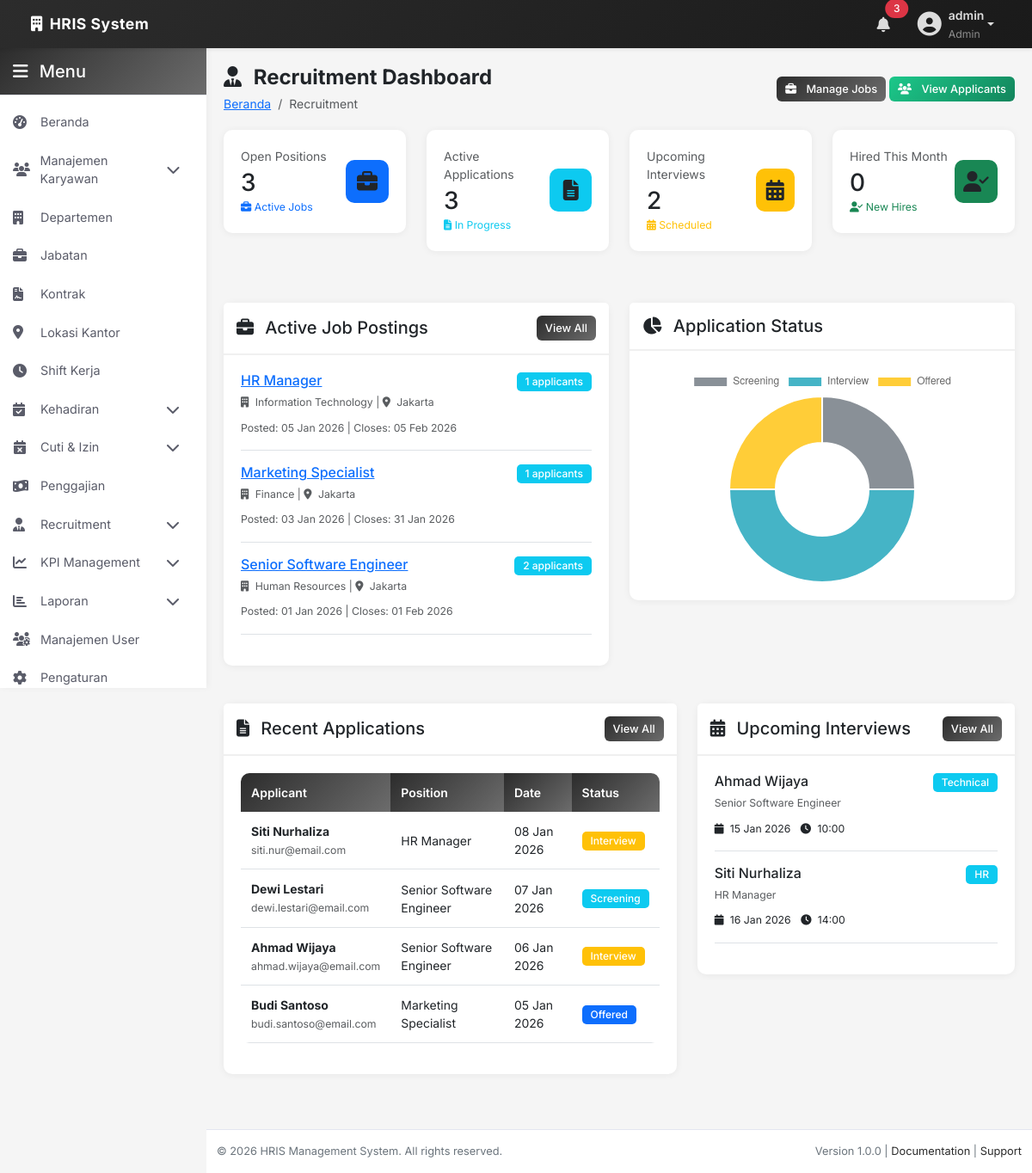
Page /admin/recruitment/dashboard.php (signed in) on the committed database.
### tables this page shows
CREATE TABLE `job_postings` (
  `id` int(11) NOT NULL,
  `job_title` varchar(200) NOT NULL,
  `department_id` int(11) DEFAULT NULL,
  `position_id` int(11) DEFAULT NULL,
  `job_description` text DEFAULT NULL,
  `requirements` text DEFAULT NULL,
  `responsibilities` text DEFAULT NULL,
  `salary_range` varchar(100) DEFAULT NULL,
  `employment_type` enum('Full-Time','Part-Time','Contract','Internship') DEFAULT 'Full-Time',
  `location` varchar(200) DEFAULT NULL,
  `vacancies` int(11) DEFAULT 1,
  `status` enum('Open','Closed','On Hold') DEFAULT 'Open',
  `posted_date` date DEFAULT NULL,
  `closing_date` date DEFAULT NULL,
  `posted_by` int(11) DEFAULT NULL,
  `created_at` timestamp NOT NULL DEFAULT current_timestamp(),
  `updated_at` timestamp NOT NULL DEFAULT current_timestamp() ON UPDATE current_timestamp()
);

CREATE TABLE `departments` (
  `id` int(11) NOT NULL,
  `department_name` varchar(100) NOT NULL,
  `department_code` varchar(20) NOT NULL,
  `description` text DEFAULT NULL,
  `created_at` timestamp NOT NULL DEFAULT current_timestamp(),
  `updated_at` timestamp NOT NULL DEFAULT current_timestamp() ON UPDATE current_timestamp()
);

CREATE TABLE `job_applications` (
  `id` int(11) NOT NULL,
  `job_id` int(11) NOT NULL,
  `applicant_id` int(11) NOT NULL,
  `application_date` date NOT NULL,
  `status` enum('Applied','Screening','Interview','Offered','Hired','Rejected') DEFAULT 'Applied',
  `notes` text DEFAULT NULL,
  `rating` int(11) DEFAULT 0 COMMENT 'Rating 1-5',
  `reviewed_by` int(11) DEFAULT NULL,
  `reviewed_at` timestamp NULL DEFAULT NULL,
  `created_at` timestamp NOT NULL DEFAULT current_timestamp(),
  `updated_at` timestamp NOT NULL DEFAULT current_timestamp() ON UPDATE current_timestamp()
);

CREATE TABLE `applicants` (
  `id` int(11) NOT NULL,
  `first_name` varchar(100) NOT NULL,
  `last_name` varchar(100) NOT NULL,
  `email` varchar(150) NOT NULL,
  `phone` varchar(20) DEFAULT NULL,
  `address` text DEFAULT NULL,
  `date_of_birth` date DEFAULT NULL,
  `education_level` varchar(100) DEFAULT NULL,
  `years_of_experience` int(11) DEFAULT 0,
  `current_company` varchar(200) DEFAULT NULL,
  `current_position` varchar(200) DEFAULT NULL,
  `expected_salary` decimal(15,2) DEFAULT NULL,
  `resume_file` varchar(255) DEFAULT NULL,
  `cover_letter` text DEFAULT NULL,
  `linkedin_url` varchar(255) DEFAULT NULL,
  `portfolio_url` varchar(255) DEFAULT NULL,
  `created_at` timestamp NOT NULL DEFAULT current_timestamp(),
  `updated_at` timestamp NOT NULL DEFAULT current_timestamp() ON UPDATE current_timestamp()
);

CREATE TABLE `interviews` (
  `id` int(11) NOT NULL,
  `application_id` int(11) NOT NULL,
  `interview_type` enum('Phone','Video','In-Person','Technical','HR') DEFAULT 'In-Person',
  `interview_date` date NOT NULL,
  `interview_time` time NOT NULL,
  `location` varchar(255) DEFAULT NULL,
  `meeting_link` varchar(255) DEFAULT NULL,
  `interviewer_name` varchar(200) DEFAULT NULL,
  `interviewer_id` int(11) DEFAULT NULL,
  `status` enum('Scheduled','Completed','Cancelled','Rescheduled') DEFAULT 'Scheduled',
  `feedback` text DEFAULT NULL,
  `rating` int(11) DEFAULT 0 COMMENT 'Rating 1-5',
  `notes` text DEFAULT NULL,
  `created_at` timestamp NOT NULL DEFAULT current_timestamp(),
  `updated_at` timestamp NOT NULL DEFAULT current_timestamp() ON UPDATE current_timestamp()
);

### admin/recruitment/dashboard.php (the view, shortened to what the rows shown need)
<?php
include __DIR__ . '/../includes/header.php';
include __DIR__ . '/../includes/sidebar.php';
try {
    $jobsStmt = $pdo->query("SELECT jp.*, d.department_name, p.position_name,
        (SELECT COUNT(*) FROM job_applications WHERE job_id = jp.id) as application_count
        FROM job_postings jp
        LEFT JOIN departments d ON jp.department_id = d.id
        LEFT JOIN positions p ON jp.position_id = p.id
        WHERE jp.status = 'Open'
        ORDER BY jp.posted_date DESC
        LIMIT 5");
    $activeJobs = $jobsStmt->fetchAll();
    $appsStmt = $pdo->query("SELECT ja.*, jp.job_title,
        CONCAT(a.first_name, ' ', a.last_name) as applicant_name,
        a.email, a.phone
        FROM job_applications ja
        LEFT JOIN job_postings jp ON ja.job_id = jp.id
        LEFT JOIN applicants a ON ja.applicant_id = a.id
        ORDER BY ja.application_date DESC
        LIMIT 10");
    $recentApps = $appsStmt->fetchAll();
    $interviewsStmt = $pdo->query("SELECT i.*,
        CONCAT(a.first_name, ' ', a.last_name) as applicant_name,
        jp.job_title
        FROM interviews i
        LEFT JOIN job_applications ja ON i.application_id = ja.id
        LEFT JOIN applicants a ON ja.applicant_id = a.id
        LEFT JOIN job_postings jp ON ja.job_id = jp.id
        WHERE i.status = 'Scheduled' AND i.interview_date >= CURDATE()
        ORDER BY i.interview_date, i.interview_time
        LIMIT 5");
    $upcomingInterviews = $interviewsStmt->fetchAll();
    $statusStmt = $pdo->query("SELECT status, COUNT(*) as count
        FROM job_applications
        GROUP BY status");
    $statusDist = $statusStmt->fetchAll();
} catch (PDOException $e) {
    error_log("Error fetching recruitment data: " . $e->getMessage());
    $stats = [];
    $activeJobs = [];
    $recentApps = [];
    $upcomingInterviews = [];
    $statusDist = [];
}
?>
<div class="page-header">
    <div class="row align-items-center">
        <div class="col-md-6">
            <h1><i class="fas fa-user-tie me-2"></i> Recruitment Dashboard</h1>
        </div>
    </div>
</div>
<div class="row">
    <div class="col-lg-6 mb-4">
        <div class="card fade-in">
            <div class="card-body">
                <?php if (empty($activeJobs)): ?>
                    <p class="text-muted text-center py-3">No active job postings</p>
                <?php else: ?>
                    <?php foreach ($activeJobs as $job): ?>
                        <div class="border-bottom pb-3 mb-3">
                            <div class="d-flex justify-content-between align-items-start">
                                <div>
                                    <h6 class="mb-1">
                                        <a href="/hrm/admin/recruitment/jobs/view.php?id=<?php echo $job['id']; ?>">
                                            <?php echo htmlspecialchars($job['job_title']); ?>
                                        </a>
                                    </h6>
                                    <small class="text-muted">
                                        <i class="fas fa-building me-1"></i> <?php echo htmlspecialchars($job['department_name'] ?? 'N/A'); ?> |
                                        <i class="fas fa-map-marker-alt me-1"></i> <?php echo htmlspecialchars($job['location']); ?>
                                    </small>
                                </div>
                                <span class="badge bg-info"><?php echo $job['application_count']; ?> applicants</span>
                            </div>
                            <div class="mt-2">
                                <small class="text-muted">
                                    Posted: <?php echo formatDate($job['posted_date']); ?> |
                                    Closes: <?php echo formatDate($job['closing_date']); ?>
                                </small>
                            </div>
                        </div>
                    <?php endforeach; ?>
                <?php endif; ?>
            </div>
        </div>
    </div>
</div>
<div class="row">
    <div class="col-lg-7 mb-4">
        <div class="card fade-in">
            <div class="card-body">
                <div class="table-responsive">
                    <table class="table table-hover table-sm">
                        <thead>
                            <tr>
                                <th>Applicant</th>
                                <th>Position</th>
                                <th>Date</th>
                                <th>Status</th>
                            </tr>
                        </thead>
                        <tbody>
                            <?php foreach ($recentApps as $app): ?>
                                <tr>
                                    <td>
                                        <strong><?php echo htmlspecialchars($app['applicant_name']); ?></strong><br>
                                        <small class="text-muted"><?php echo htmlspecialchars($app['email']); ?></small>
                                    </td>
                                    <td><?php echo htmlspecialchars($app['job_title']); ?></td>
                                    <td><?php echo formatDate($app['application_date']); ?></td>
                                    <td>
                                        <?php
                                        $statusClass = '';
                                        switch ($app['status']) {
                                            case 'Screening': $statusClass = 'bg-info'; break;
                                            case 'Interview': $statusClass = 'bg-warning'; break;
                                            case 'Offered': $statusClass = 'bg-primary'; break;
                                        }
                                        ?>
                                        <span class="badge <?php echo $statusClass; ?>"><?php echo $app['status']; ?></span>
                                    </td>
                                </tr>
                            <?php endforeach; ?>
                        </tbody>
                    </table>
                </div>
            </div>
        </div>
    </div>
    <div class="col-lg-5 mb-4">
        <div class="card fade-in">
            <div class="card-body">
                <?php if (empty($upcomingInterviews)): ?>
                    <p class="text-muted text-center py-3">No upcoming interviews</p>
                <?php else: ?>
                    <?php foreach ($upcomingInterviews as $interview): ?>
                        <div class="border-bottom pb-3 mb-3">
                            <div class="d-flex justify-content-between align-items-start">
                                <div>
                                    <h6 class="mb-1"><?php echo htmlspecialchars($interview['applicant_name']); ?></h6>
                                    <small class="text-muted"><?php echo htmlspecialchars($interview['job_title']); ?></small>
                                </div>
                                <span class="badge bg-info"><?php echo $interview['interview_type']; ?></span>
                            </div>
                            <div class="mt-2">
                                <small>
                                    <i class="fas fa-calendar me-1"></i> <?php echo formatDate($interview['interview_date']); ?>
                                    <i class="fas fa-clock ms-2 me-1"></i> <?php echo date('H:i', strtotime($interview['interview_time'])); ?>
                                </small>
                            </div>
                        </div>
                    <?php endforeach; ?>
                <?php endif; ?>
            </div>
        </div>
    </div>
</div>
<?php include __DIR__ . '/../includes/footer.php'; ?>
<script>
$(document).ready(function() {
    // Status Distribution Chart
    new Chart(document.getElementById('statusChart'), {
        type: 'doughnut',
        data: {
            labels: <?php echo json_encode(array_column($statusDist, 'status')); ?>,
            datasets: [{
                data: <?php echo json_encode(array_column($statusDist, 'count')); ?>,
                backgroundColor: [
                    'rgba(108, 117, 125, 0.8)',
                    'rgba(23, 162, 184, 0.8)',
                    'rgba(255, 193, 7, 0.8)',
                    'rgba(0, 123, 255, 0.8)',
                    'rgba(40, 167, 69, 0.8)',
                    'rgba(220, 53, 69, 0.8)'
                ]
            }]
        },
        options: {
            responsive: true,
            maintainAspectRatio: false
        }
    });
});
</script>

### rows in the picture
job_postings: job_title "HR Manager", department.department_name "Information Technology", location "Jakarta", application_count "1", posted_date "05 Jan 2026", closing_date "05 Feb 2026"
job_postings: job_title "Marketing Specialist", department.department_name "Finance", location "Jakarta", application_count "1", posted_date "03 Jan 2026", closing_date "31 Jan 2026"
job_postings: job_title "Senior Software Engineer", department.department_name "Human Resources", location "Jakarta", application_count "2", posted_date "01 Jan 2026", closing_date "01 Feb 2026"
job_applications: applicant_name "Siti Nurhaliza", applicant.email "siti.nur@email.com", job.job_title "HR Manager", application_date "08 Jan 2026", status "Interview"
job_applications: applicant_name "Dewi Lestari", applicant.email "dewi.lestari@email.com", job.job_title "Senior Software Engineer", application_date "07 Jan 2026", status "Screening"
job_applications: applicant_name "Ahmad Wijaya", applicant.email "ahmad.wijaya@email.com", job.job_title "Senior Software Engineer", application_date "06 Jan 2026", status "Interview"
job_applications: applicant_name "Budi Santoso", applicant.email "budi.santoso@email.com", job.job_title "Marketing Specialist", application_date "05 Jan 2026", status "Offered"
interviews: applicant_name "Ahmad Wijaya", job_postings.job_title "Senior Software Engineer", interview_type "Technical", interview_date "15 Jan 2026", interview_time "10:00"
interviews: applicant_name "Siti Nurhaliza", job_postings.job_title "HR Manager", interview_type "HR", interview_date "16 Jan 2026", interview_time "14:00"

### other values in the picture
$_SESSION['username'] "admin"
$_SESSION['role'] "Admin"
$stats['open_jobs'] "3"
$stats['active_applications'] "3"
$stats['upcoming_interviews'] "2"
$stats['hired_this_month'] "0"
chart data {{ json_encode(array_column($statusDist, 'status')) }} ["Screening","Interview","Offered"]
chart data {{ json_encode(array_column($statusDist, 'count')) }} [1,2,1]
